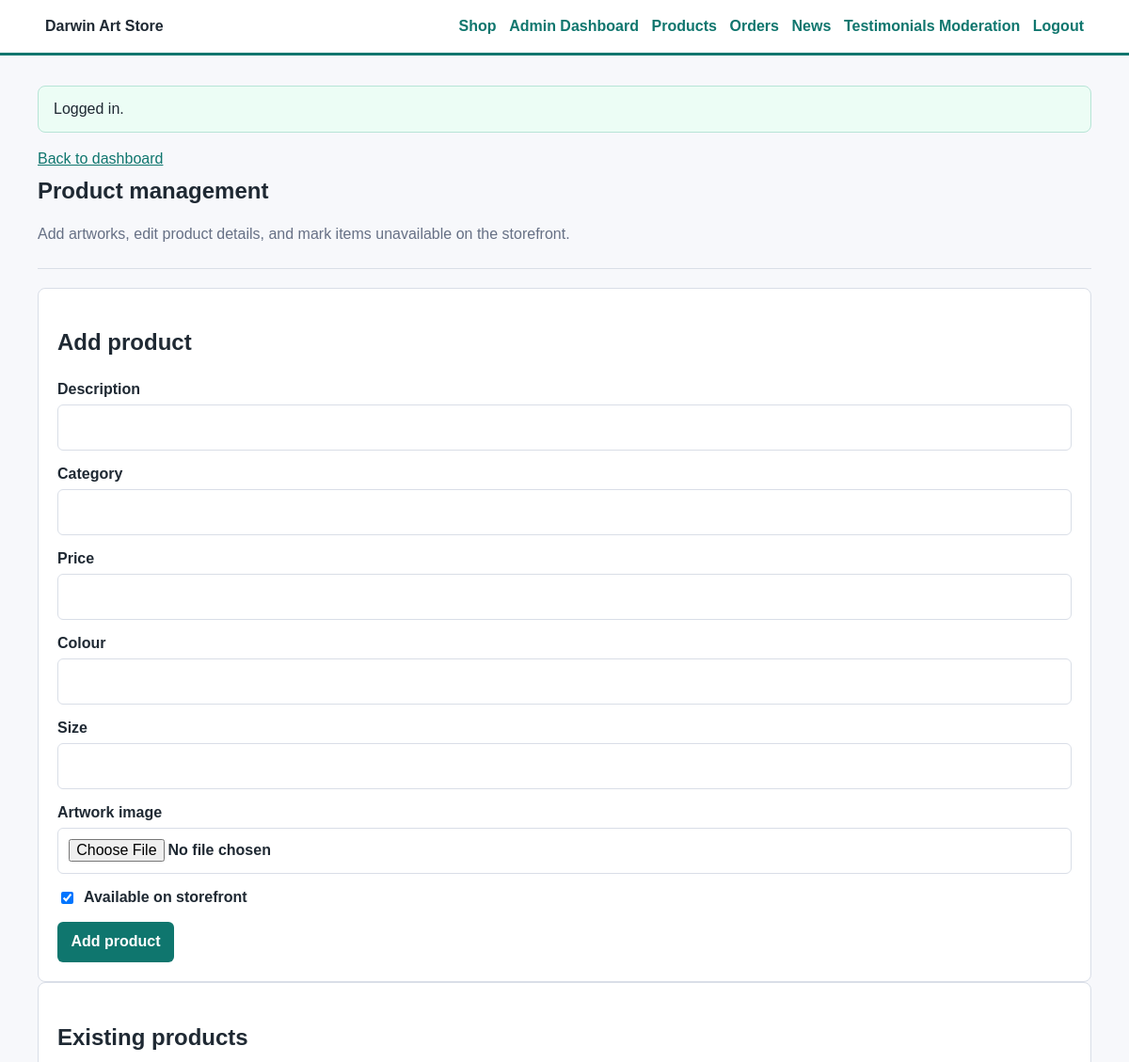
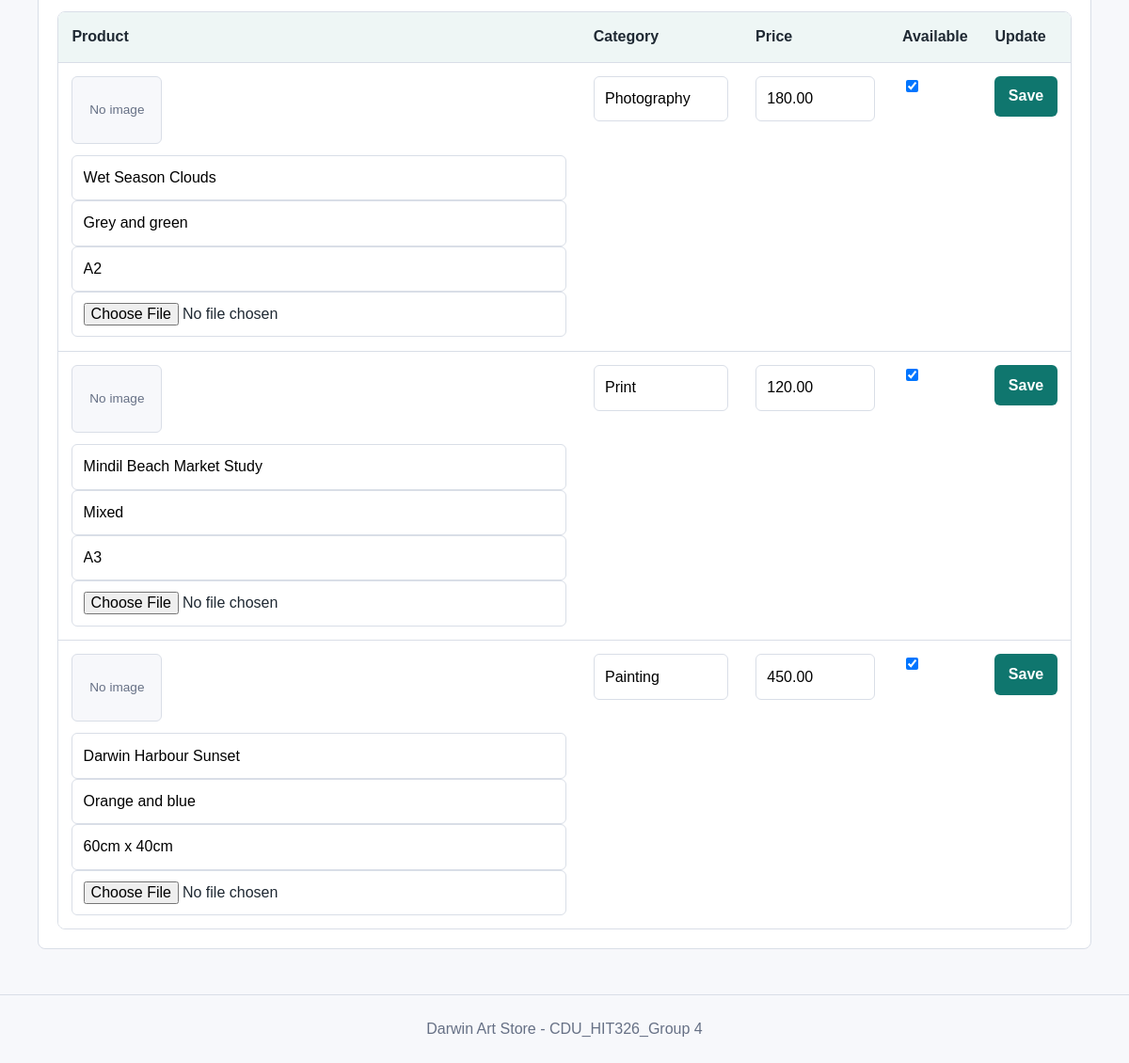
Screenshot of /admin/products.php (signed in) with the database file from the repository (2 pictures, top to bottom).
### tables this page shows
CREATE TABLE IF NOT EXISTS products (
    product_no INT AUTO_INCREMENT PRIMARY KEY,
    description VARCHAR(255) NOT NULL,
    category VARCHAR(100) NOT NULL,
    price DECIMAL(10,2) NOT NULL,
    colour VARCHAR(80) NULL,
    size VARCHAR(80) NULL,
    image_path VARCHAR(255) NULL,
    is_available TINYINT(1) NOT NULL DEFAULT 1,
    created_at TIMESTAMP DEFAULT CURRENT_TIMESTAMP
);

### src/bootstrap.php (called while the page is built, shortened)
<?php
$config = require __DIR__ . '/config.php';
spl_autoload_register(function (string $class): void {
    $prefix = 'App\\';
    $path = __DIR__ . '/' . str_replace('\\', '/', substr($class, strlen($prefix))) . '.php';
});
require __DIR__ . '/functions.php';
$session = new App\Core\Session();
$database = new App\Core\Database($config['db']);
$products = new App\Repository\ProductRepository($database);
$news = new App\Repository\NewsRepository($database);
$testimonials = new App\Repository\TestimonialRepository($database);
$admins = new App\Repository\AdminRepository($database);
$orders = new App\Repository\OrderRepository($database);
$cart = new App\Service\CartService($session, $products);
$auth = new App\Service\AuthService($session, $admins);
$csrf = new App\Core\Csrf($session);
$notifier = new App\Service\FileOrderNotifier(
    $config['business_email'],
    dirname(__DIR__) . '/storage/mail/orders.log'
);
$checkout = new App\Service\CheckoutService($cart, $orders, $notifier);
$view = new App\Core\View($config, $session, $cart, $auth);
$container = compact(
    'config',
    'session',
    'database',
    'products',
    'news',
    'testimonials',
    'admins',
    'orders',
    'cart',
    'auth',
    'csrf',
    'notifier',
    'checkout',
    'view'
);

### src/config.php (called while the page is built)
<?php
return [
    'app_name' => getenv('APP_NAME') ?: 'Darwin Art Store',
    'business_email' => getenv('ORDER_HANDLING_EMAIL') ?: 'orders@example.com',
    'db' => [
        'host' => getenv('DB_HOST') ?: '127.0.0.1',
        'port' => getenv('DB_PORT') ?: '3306',
        'name' => getenv('DB_NAME') ?: 'art_store',
        'user' => getenv('DB_USER') ?: 'root',
        'pass' => getenv('DB_PASSWORD') ?: '',
    ],
];

### src/functions.php (called while the page is built, shortened)
<?php
function e(?string $value): string
{
    return htmlspecialchars($value ?? '', ENT_QUOTES, 'UTF-8');
}
function app(string $key): mixed
{
    global $container;
    return $container[$key] ?? throw new InvalidArgumentException("Service [$key] is not registered.");
}

### src/Core/Database.php (called while the page is built, shortened)
<?php
final class Database
{
    public function connection(): PDO
    {
        $dsn = sprintf(
            'mysql:host=%s;port=%s;dbname=%s;charset=utf8mb4',
            $this->config['host'],
            $this->config['port'],
            $this->config['name']
        );
        $this->pdo = new PDO($dsn, $this->config['user'], $this->config['pass'], [
            PDO::ATTR_ERRMODE => PDO::ERRMODE_EXCEPTION,
            PDO::ATTR_DEFAULT_FETCH_MODE => PDO::FETCH_ASSOC,
        ]);
        return $this->pdo;
    }
    public function fetchAll(string $sql, array $params = []): array
    {
        $stmt = $this->connection()->prepare($sql);
        $stmt->execute($params);
        return $stmt->fetchAll();
    }
}

### src/Repository/ProductRepository.php (called while the page is built, shortened)
<?php
final class ProductRepository
{
    public function all(): array
    {
        return $this->database->fetchAll('SELECT * FROM products ORDER BY product_no DESC');
    }
}

### public/admin/products.php (the view, shortened to what this page needs)
<?php
require __DIR__ . '/../../src/bootstrap.php';
$productsRepository = app('products');
$view = app('view');
$view->header('Products');
try {
    $products = $productsRepository->all();
} catch (Throwable $error) {
    echo '<p class="error">' . e(dbErrorMessage($error)) . '</p>';
    $view->footer();
    exit;
}
?>
<section class="admin-page-header">
    <p><a href="/admin/index.php">Back to dashboard</a></p>
    <h1>Product management</h1>
    <p class="muted">Add artworks, edit product details, and mark items unavailable on the storefront.</p>
</section>
<section class="panel">
    <h2>Add product</h2>
    <form method="post" action="/admin/products.php" enctype="multipart/form-data">
        <label>Description <input name="description" required></label>
        <label>Category <input name="category" required></label>
        <label>Price <input type="number" step="0.01" min="0.01" name="price" required></label>
        <label>Colour <input name="colour"></label>
        <label>Size <input name="size"></label>
        <label>Artwork image <input type="file" name="image" accept=".jpg,.jpeg,.png,.webp,image/jpeg,image/png,image/webp"></label>
        <label class="checkbox-label"><input type="checkbox" name="is_available" value="1" checked> Available on storefront</label>
        <button type="submit">Add product</button>
    </form>
</section>
<section class="panel">
    <h2>Existing products</h2>
    <?php if (!$products): ?>
        <p class="muted">No products have been added yet.</p>
    <?php else: ?>
    <div class="table-wrap">
    <table class="admin-table">
        <thead>
            <tr>
                <th>Product</th>
                <th>Category</th>
                <th>Price</th>
                <th>Available</th>
                <th>Update</th>
            </tr>
        </thead>
        <tbody>
            <?php foreach ($products as $product): ?>
                <tr>
                    <form method="post" action="/admin/products.php" enctype="multipart/form-data">
                        <td>
                            <?php if ($product['image_path']): ?>
                                <img class="admin-product-image" src="/product_image.php?id=<?= (int) $product['product_no'] ?>" alt="<?= e($product['description']) ?>">
                            <?php else: ?>
                                <div class="admin-product-placeholder">No image</div>
                            <?php endif; ?>
                            <input name="description" value="<?= e($product['description']) ?>" required>
                            <input name="colour" value="<?= e($product['colour']) ?>" placeholder="Colour">
                            <input name="size" value="<?= e($product['size']) ?>" placeholder="Size">
                            <input type="file" name="image" accept=".jpg,.jpeg,.png,.webp,image/jpeg,image/png,image/webp">
                        </td>
                        <td><input name="category" value="<?= e($product['category']) ?>" required></td>
                        <td><input type="number" step="0.01" min="0.01" name="price" value="<?= e($product['price']) ?>" required></td>
                        <td><input type="checkbox" name="is_available" value="1" <?= $product['is_available'] ? 'checked' : '' ?>></td>
                        <td><button type="submit">Save</button></td>
                    </form>
                </tr>
            <?php endforeach; ?>
        </tbody>
    </table>
    </div>
    <?php endif; ?>
</section>

### public/assets/style.css (style rules this page uses)
:root { color-scheme: light; font-family: Arial, Helvetica, sans-serif; --ink: #1f2933; --muted: #667085; --line: #d9dee7; --panel: #f7f8fb; --accent: #0f766e; --danger: #b42318; }
* { box-sizing: border-box; }
body { margin: 0; color: var(--ink); background: #ffffff; line-height: 1.5; }
body.admin-section { background: var(--panel); }
a { color: var(--accent); }
h1 { margin-top: 0; line-height: 1.15; }
.admin-page-header { margin-bottom: 1.25rem; padding-bottom: 1rem; border-bottom: 1px solid var(--line); }
.admin-page-header p { margin: 0 0 .5rem; }
.card, .panel { border: 1px solid var(--line); border-radius: 8px; background: #ffffff; }
.panel { padding: 1.25rem; }
.muted { color: var(--muted); }
form { display: grid; gap: .85rem; }
label { display: grid; gap: .25rem; font-weight: 700; }
input, textarea, select { width: 100%; padding: .7rem; border: 1px solid var(--line); border-radius: 6px; font: inherit; }
.checkbox-label { display: flex; align-items: center; gap: .5rem; width: fit-content; }
.checkbox-label input, td input[type="checkbox"] { width: auto; }
button, .button { display: inline-flex; align-items: center; justify-content: center; width: fit-content; min-height: 40px; padding: .6rem .9rem; border: 0; border-radius: 6px; color: #ffffff; background: var(--accent); font: inherit; font-weight: 700; text-decoration: none; cursor: pointer; }
table { width: 100%; border-collapse: collapse; }
.table-wrap { width: 100%; overflow-x: auto; border: 1px solid var(--line); border-radius: 8px; }
.admin-table { min-width: 760px; background: #ffffff; }
.admin-table thead { background: #eef6f5; }
.admin-product-image, .admin-product-placeholder { display: block; width: 96px; height: 72px; margin-bottom: .75rem; border: 1px solid var(--line); border-radius: 6px; background: var(--panel); }
.admin-product-placeholder { display: grid; place-items: center; color: var(--muted); font-size: .85rem; text-align: center; }
th, td { padding: .9rem; border-bottom: 1px solid var(--line); text-align: left; vertical-align: top; }
tbody tr:last-child td { border-bottom: 0; }

### rows the page displays
products: shows "No image", description "Wet Season Clouds", colour "Grey and green", size "A2", category "Photography", price "180.00", is_available "☑"
products: shows "No image", description "Mindil Beach Market Study", colour "Mixed", size "A3", category "Print", price "120.00", is_available "☑"
products: shows "No image", description "Darwin Harbour Sunset", colour "Orange and blue", size "60cm x 40cm", category "Painting", price "450.00", is_available "☑"

### other values shown
$this->config['app_name'] "Darwin Art Store"
$flash "Logged in."
